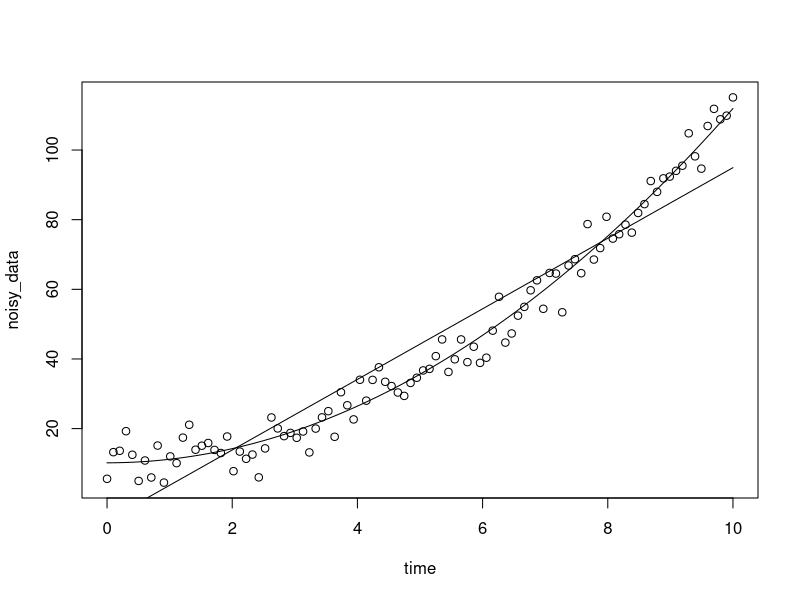
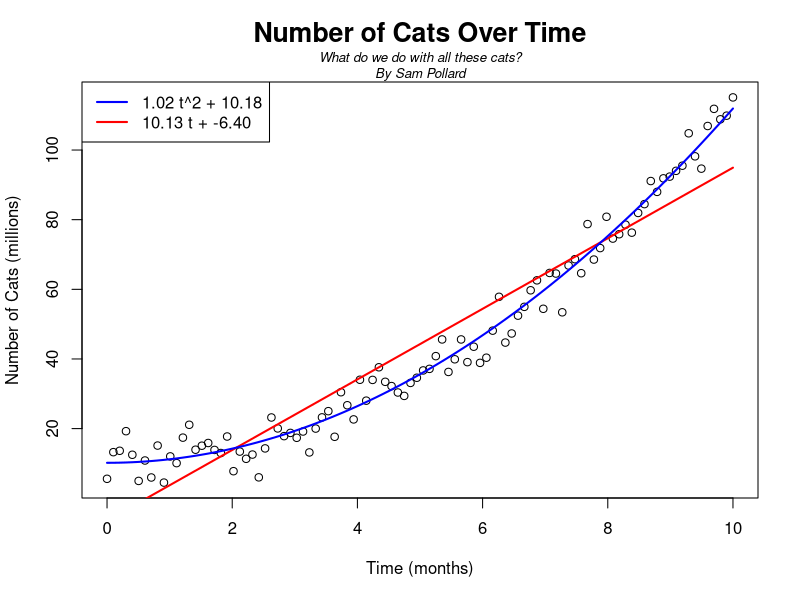

Write the R code that produced these figures, in order.
# Here is some sample R code. This is mostly supplemental to the pdf.
# Feel free (and in fact I recommend) editing this, running it in your
# own R environment, and seeing what you can do.
# Author: Sam Pollard (sam.d.pollard@gmail.com)
# Last Modified: 4 April 2016
# Note: This file can be run as is, but won't do very much if not run
# in interpreted mode. If you want to run the whole thing at once but
# still see output, you can sprinkle some calls to print throughout.
# For example, print(mydf) will achieve the same effect as if you were
# to type "mydf" (without the quotes) at the prompt.

### Part I
# 1. Introduction
data(trees) # Load a sample dataset
nrow(trees) # Count the sample size
colnames(trees)
max(trees["Volume"]) # Find the largest in the column
max(trees[3]) # The same as above because we access the third column
apply(trees, 2, mean)

# 2. Basic Syntax and Examples
name <- c("H","He","Li") # c can be thought of as "combine"
mass <- c(1.0079,4.0026,6.941)
atomic_number <- seq(1,length(name))
mydf <- data.frame(atomic_number, name, mass)

# 3. Some Subtleties
# 3.1 Vectors
n <- nrow(trees)           # The number of trees
tag <- seq(1,n)            # A sequence from 1 to n, inclusive
lifespan <- 70*runif(n)    # Random values between 0 and 70, inclusive
volume <- trees["Volume"]  # The Volume of each tree
lifespan <- lifespan + 15

# Some helpful functions
class(volume)
volumevec <- trees[["Volume"]]
class(volumevec)
ls() # List all the variables in the current workspace

# 3.2 Building Up
treenames <- paste("T", tag, sep = "")
mydf <- cbind(treenames, trees, lifespan)
rownames(mydf) <- treenames
mydf <- mydf[,-1]
# Alternatively,
# mydf <- mydf[,c(2,3,4,5)]
# mydf[1] <- NULL
sample <- mydf[seq(4,9),]

# 4. Regression and Plotting
# 4.1 Regression
# Generate the noisy data and time samples
lb <- 0
ub <- 10
time <- seq(from = lb, to = ub, length.out = 100)
noisy_data <- rnorm(100, mean = 0, sd = 5) + 10 # Equivalently: rnorm(100,10,5)
noisy_data <- abs(noisy_data) + time^2
# Make a scatterplot of the data
plot(time, noisy_data)
# Try fitting a linear model
linearmodel <- lm(noisy_data ~ time)
# Get the coefficients to overlay the best-fit line over the scatterplot
intercept <- coef(linearmodel)[1]
slope <- coef(linearmodel)[2]
curve(slope * x + intercept, add = TRUE)
linearanalysis <- summary(linearmodel)
# quadratic interpreted as f(x) = p1 x^2 + p2 where p1 and p2 are parameters
# Here is the model we guess the data to follow
quadratic <- noisy_data ~ p1*time^2 + p2
model <- nls(quadratic, start = list(p1=0, p2=0))
# Plot the new, least-squares quadratic
p1 <- coef(model)[1]
p2 <- coef(model)[2]
curve(p1*x^2 + p2, from = lb, to = ub, add = TRUE)
quadraticanalysis <- summary(model)

# 4.2 Plotting
# Close the basic plots we were using and start the driver to make a pdf plot
dev.off()
pdf("sample_plot.pdf")

# Make the scatterplot and label the axes
plot(time, noisy_data, xlab = "Time (months)",
     ylab = "Number of Cats (millions)")
# Change the title and marginal text
title("Number of Cats Over Time", line = 2, cex.main = 1.6)
mtext("What do we do with all these cats?\nBy Sam Pollard", font = 3,
      cex = 0.8)
# Overlay the linear and quadratic best fit curves
curve(slope * x + intercept, add = TRUE, lwd = 2, col = "red")
curve(p1*x^2 + p2, add = TRUE, lwd = 2, col = "blue")
# Create the legend
quadtext <- paste0(format(round(p1, 2), nsmall = 2), " t^2 + ",
                   format(round(p2, 2), nsmall = 2))
linetext <- paste0(format(round(slope, 2), nsmall = 2), " t + ",
                   format(round(intercept, 2), nsmall = 2))
legendtext <- c(quadtext, linetext)
legend("topleft", legend = legendtext, col = c("blue","red"), lwd = c(2,2))
# Say that we're finished plotting so the pdf can be saved
dev.off()

### Part II
# 6. Functions
parenthesize <- function(x) {
	interior <- paste(x, collapse = " ")
	return(paste("(", interior, ")"))	
}

intersperse <- function(vec, ele) {
	y <- vector("character", length = 2*length(vec) - 1)
	# What if the length of vec is less than 2?
	y[seq(2, length(y), 2)] <- ele
	y[seq(1, length(y), 2)] <- vec
	return(paste0(y, collapse = ""))
}
